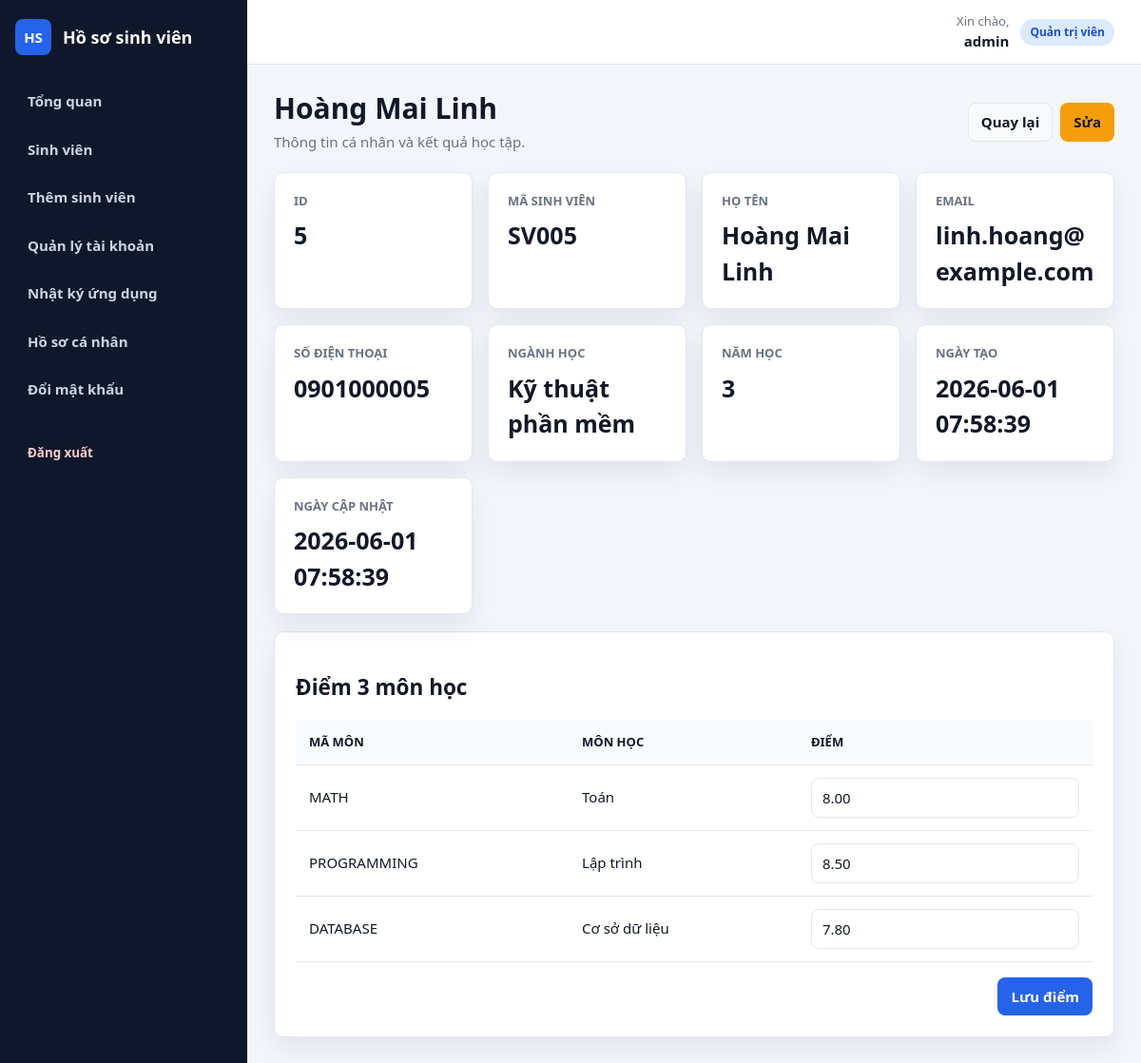
Page /student_detail.php?id=5 (signed in) on the committed database.
### tables this page shows
CREATE TABLE IF NOT EXISTS students (
    id INT UNSIGNED AUTO_INCREMENT PRIMARY KEY,
    student_code VARCHAR(30) NOT NULL UNIQUE,
    full_name VARCHAR(120) NOT NULL,
    email VARCHAR(120) NOT NULL,
    phone VARCHAR(30) NULL,
    major VARCHAR(120) NULL,
    year TINYINT UNSIGNED NULL,
    created_at TIMESTAMP NOT NULL DEFAULT CURRENT_TIMESTAMP,
    updated_at TIMESTAMP NOT NULL DEFAULT CURRENT_TIMESTAMP ON UPDATE CURRENT_TIMESTAMP,
    INDEX idx_students_search (student_code, full_name, email)
);

CREATE TABLE IF NOT EXISTS student_grades (
    id INT UNSIGNED AUTO_INCREMENT PRIMARY KEY,
    student_id INT UNSIGNED NOT NULL,
    subject_code VARCHAR(30) NOT NULL,
    subject_name VARCHAR(120) NOT NULL,
    score DECIMAL(4, 2) NOT NULL,
    created_at TIMESTAMP NOT NULL DEFAULT CURRENT_TIMESTAMP,
    updated_at TIMESTAMP NOT NULL DEFAULT CURRENT_TIMESTAMP ON UPDATE CURRENT_TIMESTAMP,
    UNIQUE KEY uq_student_grades_subject (student_id, subject_code),
    CONSTRAINT fk_student_grades_student FOREIGN KEY (student_id) REFERENCES students(id) ON DELETE CASCADE
);

### config/database.php (called while the page is built, shortened)
<?php
function get_pdo(): PDO
{
    static $pdo = null;
    if ($pdo instanceof PDO) {
        return $pdo;
    }
    $host = 'localhost';
    $database = 'web_demo_student';
    $username = 'root';
    $password = '';
    $dsn = "mysql:host={$host};dbname={$database};charset=utf8mb4";
    $pdo = new PDO($dsn, $username, $password, [
        PDO::ATTR_ERRMODE => PDO::ERRMODE_EXCEPTION,
        PDO::ATTR_DEFAULT_FETCH_MODE => PDO::FETCH_ASSOC,
        PDO::ATTR_EMULATE_PREPARES => false,
    ]);
    return $pdo;
}

### app/student.php (called while the page is built, shortened)
<?php
require_once __DIR__ . '/../config/database.php';
require_once __DIR__ . '/helpers.php';
function get_student(int $id): ?array
{
    $stmt = get_pdo()->prepare('SELECT * FROM students WHERE id = :id LIMIT 1');
    $stmt->execute(['id' => $id]);
    $student = $stmt->fetch();
    return $student ?: null;
}

### app/grade.php (called while the page is built, shortened)
<?php
require_once __DIR__ . '/../config/database.php';
function grade_subjects(): array
{
    return [
        'MATH' => 'Toán',
        'PROGRAMMING' => 'Lập trình',
        'DATABASE' => 'Cơ sở dữ liệu',
    ];
}
function list_student_grades(int $studentId): array
{
    $subjects = grade_subjects();
    $stmt = get_pdo()->prepare(
        'SELECT id, student_id, subject_code, subject_name, score, created_at, updated_at
         FROM student_grades
         WHERE student_id = :student_id
         ORDER BY FIELD(subject_code, "MATH", "PROGRAMMING", "DATABASE")'
    );
    $stmt->execute(['student_id' => $studentId]);
    $grades = $stmt->fetchAll();
    return $grades;
}

### public/student_detail.php (the view, shortened to what this page needs)
<?php
require_once __DIR__ . '/../app/grade.php';
require_once __DIR__ . '/../app/student.php';
$id = (int) ($_GET['id'] ?? 0);
$student = $id > 0 ? get_student($id) : null;
$grades = list_student_grades($id);
?>
<section class="page-header">
    <div><h1><?= e($student['full_name']) ?></h1><p>Thông tin cá nhân và kết quả học tập.</p></div>
    <div class="form-actions"><a class="btn btn-secondary" href="students.php">Quay lại</a><a class="btn btn-warning" href="student_form.php?id=<?= e($id) ?>">Sửa</a></div>
</section>
<section class="detail-grid">
    <?php foreach (['id' => 'ID', 'student_code' => 'Mã sinh viên', 'full_name' => 'Họ tên', 'email' => 'Email', 'phone' => 'Số điện thoại', 'major' => 'Ngành học', 'year' => 'Năm học', 'created_at' => 'Ngày tạo', 'updated_at' => 'Ngày cập nhật'] as $key => $label): ?>
        <div class="card"><span class="meta-label"><?= e($label) ?></span><strong><?= e($student[$key]) ?></strong></div>
    <?php endforeach; ?>
</section>
<section class="card">
    <h2>Điểm 3 môn học</h2>
    <form method="post"><?= csrf_input() ?>
        <table class="table grades-table">
            <thead><tr><th>Mã môn</th><th>Môn học</th><th>Điểm</th></tr></thead>
            <tbody><?php foreach ($grades as $grade): ?><tr><td><?= e($grade['subject_code']) ?></td><td><?= e($grade['subject_name']) ?></td><td><input class="form-control" name="grades[<?= e($grade['subject_code']) ?>]" type="number" min="0" max="10" step="0.01" value="<?= e($grade['score']) ?>" required></td></tr><?php endforeach; ?></tbody>
        </table>
        <div class="form-actions grades-actions"><button class="btn btn-primary" type="submit">Lưu điểm</button></div>
    </form>
</section>

### public/assets/style.css (style rules this page uses)
:root { --font-main: "Segoe UI", Tahoma, Arial, sans-serif; --bg: #f3f6fb; --sidebar: #0f172a; --sidebar-soft: #1e293b; --card: #ffffff; --card-soft: #f8fafc; --field: #ffffff; --table-head: #f8fafc; --text: #111827; --muted: #6b7280; --border: #e5e7eb; --primary: #2563eb; --primary-dark: #1d4ed8; --danger: #dc2626; --warning: #f59e0b; --shadow: 0 12px 30px rgba(15, 23, 42, 0.08); --radius: 10px; }
* { box-sizing: border-box; font-family: var(--font-main); }
*::before, *::after { box-sizing: border-box; font-family: var(--font-main); }
body { margin: 0; background: var(--bg); color: var(--text); font-family: var(--font-main); font-size: 15px; line-height: 1.5; }
a { color: var(--primary); text-decoration: none; }
.page-header { align-items: center; display: flex; justify-content: space-between; gap: 18px; margin-bottom: 20px; }
.page-header h1 { font-size: 30px; line-height: 1.2; margin: 0 0 6px; }
.page-header p { color: var(--muted); margin: 0; }
.card, .table-card, .login-card, .stat-card { background: var(--card); border: 1px solid var(--border); border-radius: var(--radius); box-shadow: var(--shadow); }
.card { margin-bottom: 18px; padding: 22px; }
.profile-grid .card, .detail-grid .card { margin-bottom: 0; }
.stats-grid, .profile-grid, .detail-grid { display: grid; gap: 16px; grid-template-columns: repeat(4, minmax(0, 1fr)); margin-bottom: 18px; }
.stat-card, .profile-grid > div, .detail-grid > div { padding: 20px; }
.stat-label, .meta-label { color: var(--muted); display: block; font-size: 13px; font-weight: 800; margin-bottom: 8px; text-transform: uppercase; }
.stat-card strong, .profile-grid strong, .detail-grid strong { display: block; font-size: 25px; overflow-wrap: anywhere; }
.form-control, .form-select, input, select { background: var(--field); border: 1px solid var(--border); border-radius: 8px; color: var(--text); font-family: var(--font-main); font-size: inherit; min-height: 42px; padding: 9px 11px; width: 100%; }
.btn { align-items: center; border: 1px solid transparent; border-radius: 8px; cursor: pointer; display: inline-flex; font-family: var(--font-main); font-size: inherit; font-weight: 800; justify-content: center; min-height: 40px; padding: 8px 13px; white-space: nowrap; }
.btn-primary { background: var(--primary); color: #ffffff; }
.btn-warning { background: var(--warning); color: #111827; }
.btn-secondary { background: var(--card-soft); border-color: var(--border); color: var(--text); }
.form-actions, .actions { display: flex; flex-wrap: wrap; gap: 8px; }
.table, table { border-collapse: collapse; min-width: 980px; width: 100%; }
.grades-table { margin-bottom: 16px; min-width: 0; }
.grades-actions { justify-content: flex-end; }
th, td { border-bottom: 1px solid var(--border); padding: 13px 14px; text-align: left; vertical-align: middle; }
th { background: var(--table-head); color: var(--text); font-size: 13px; text-transform: uppercase; }
td { overflow-wrap: anywhere; }

### rows in the picture
students: full_name "Hoàng Mai Linh", id "5", student_code "SV005", email "linh.hoang@example.com", phone "0901000005", major "Kỹ thuật phần mềm", year "3", created_at "2026-06-01 07:58:39", updated_at "2026-06-01 07:58:39"
student_grades: subject_code "MATH", subject_name "Toán", score "8.00"
student_grades: subject_code "PROGRAMMING", subject_name "Lập trình", score "8.50"
student_grades: subject_code "DATABASE", subject_name "Cơ sở dữ liệu", score "7.80"

### other values in the picture
$label "Tổng quan"
$label "Sinh viên"
$label "Thêm sinh viên"
$label "Quản lý tài khoản"
$label "Nhật ký ứng dụng"
$label "Hồ sơ cá nhân"
$label "Đổi mật khẩu"
$username "admin"
role_label($role) "Quản trị viên"
$label "ID"
$label "MÃ SINH VIÊN"
$label "HỌ TÊN"
$label "EMAIL"
$label "SỐ ĐIỆN THOẠI"
$label "NGÀNH HỌC"
